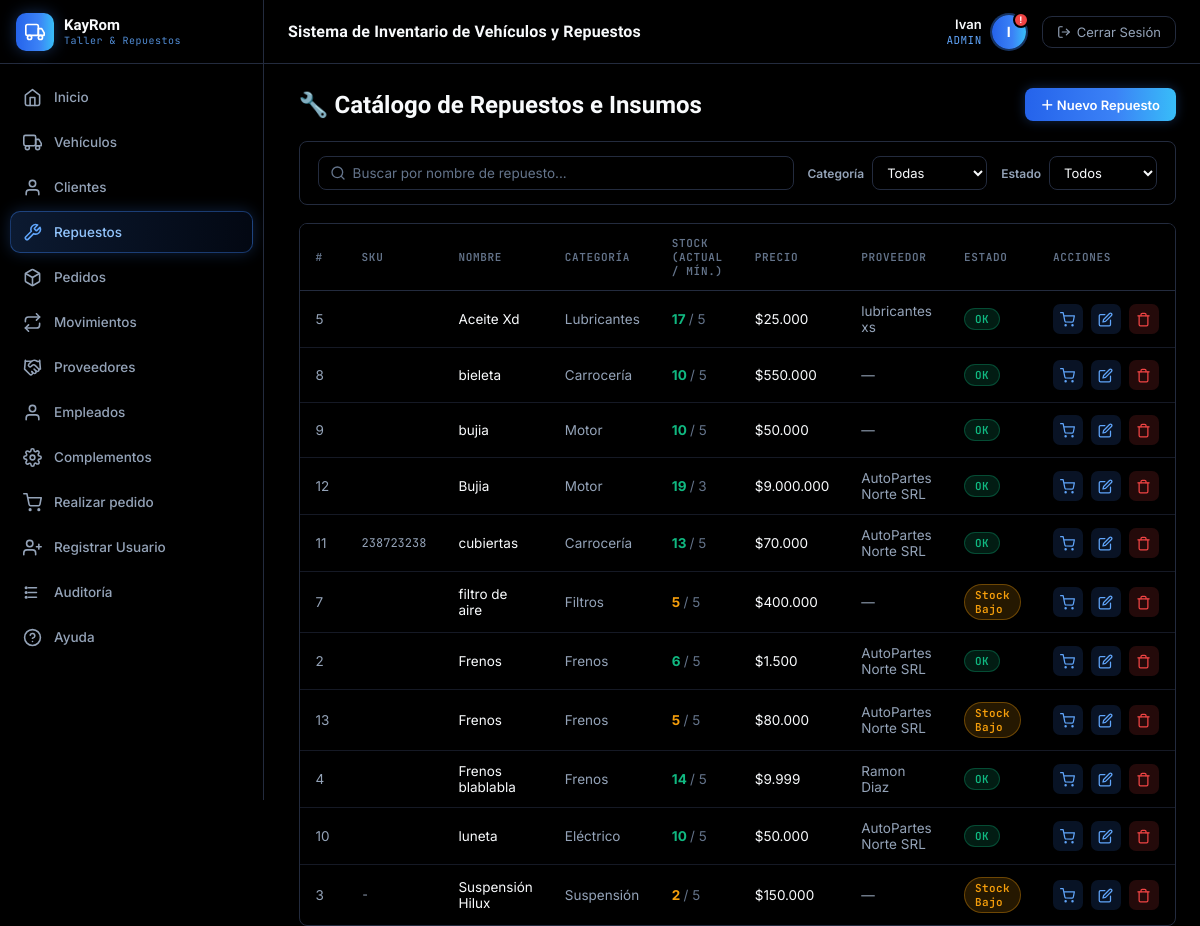
Before: /index.php?page=repuestos (signed in) with the older database file.
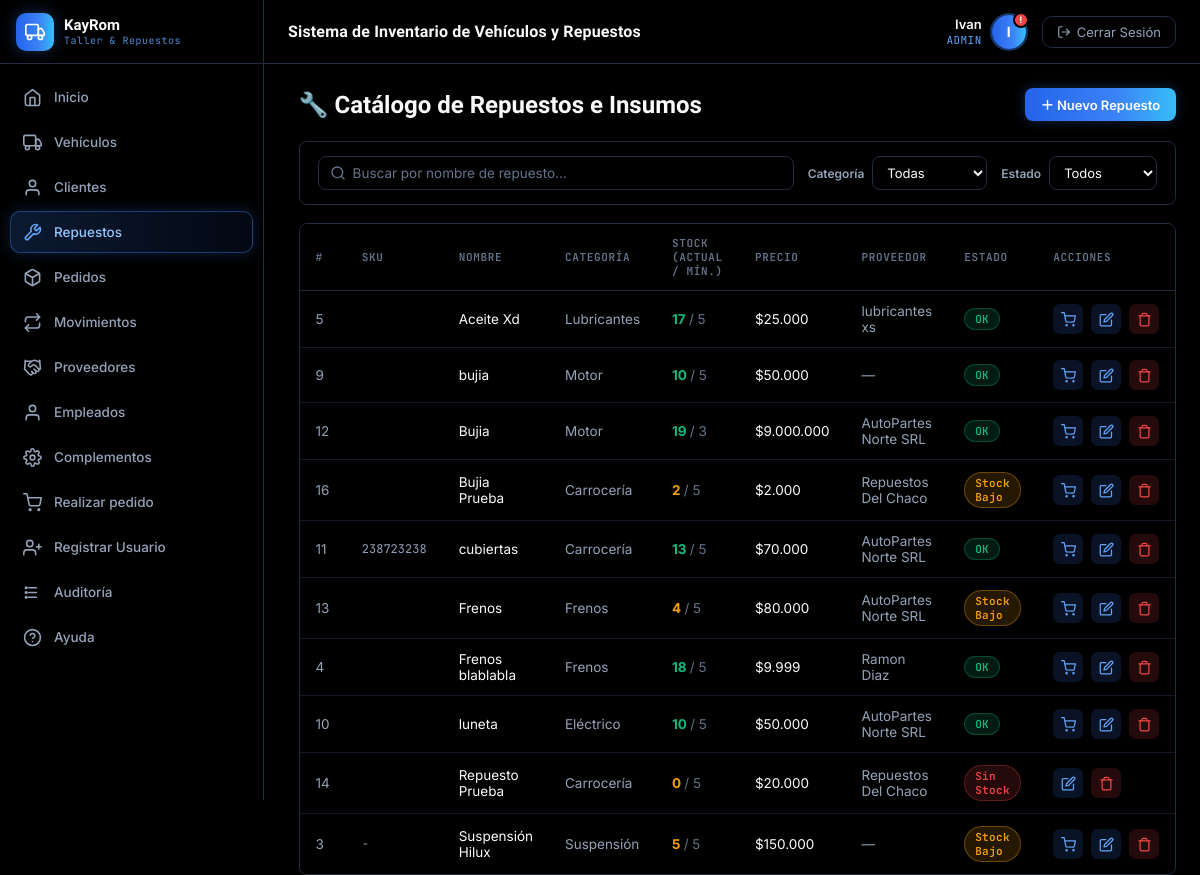
After: the same page with the newer database file.
### tables this page shows
CREATE TABLE `repuestos` (
  `id` int NOT NULL AUTO_INCREMENT,
  `nombre` varchar(100) NOT NULL,
  `categoria` varchar(45) DEFAULT NULL,
  `stock` int DEFAULT '0',
  `stock_minimo` int DEFAULT '5',
  `precio` decimal(10,2) DEFAULT '0.00',
  `sku` varchar(20) DEFAULT NULL,
  `proveedor_id` int DEFAULT NULL,
  PRIMARY KEY (`id`),
  KEY `fk_repuestos_proveedor` (`proveedor_id`),
  CONSTRAINT `fk_repuestos_proveedor` FOREIGN KEY (`proveedor_id`) REFERENCES `proveedor` (`id`) ON DELETE SET NULL
);

CREATE TABLE `proveedor` (
  `id` int NOT NULL AUTO_INCREMENT,
  `cuit` bigint DEFAULT NULL,
  `nombre_proveedor` varchar(150) NOT NULL,
  `telefono` bigint DEFAULT NULL,
  `email` varchar(50) DEFAULT NULL,
  `persona_id` int DEFAULT NULL,
  PRIMARY KEY (`id`),
  KEY `persona_id` (`persona_id`),
  CONSTRAINT `proveedor_ibfk_1` FOREIGN KEY (`persona_id`) REFERENCES `persona` (`id`)
);

### backend/repuestos/controller/RepuestoController.php (called while the page is built, shortened)
<<?php
class RepuestoController {
    private $model;
    public function __construct() {
        $this->model = new RepuestoModel();
    }
    public function index() {
        $proveedorModel = new ProveedorModel();
        $data = [
            'repuestos'  => $this->model->getAll(),
            'categorias' => $this->model->getCategorias(),
            'proveedores'=> $proveedorModel->getAll(),
            'activePage' => 'repuestos'
        ];
        require_once 'backend/repuestos/views/repuestos.php';
    }
}

### config/base_datos.php (called while the page is built, shortened)
<?php
class Database {
    private static $instance = null;
    public $conexion;
    private function __construct() {
        $this->conexion = new mysqli(DB_HOST, DB_USER, DB_PASS, DB_NAME);
        $this->conexion->set_charset(DB_CHARSET);
    }
    public static function getInstance() {
        if (self::$instance === null) {
            self::$instance = new Database();
        }
        return self::$instance;
    }
    public function getConexion() {
        return $this->conexion;
    }
}

### backend/repuestos/model/RepuestoModel.php (called while the page is built, shortened)
<?php
class RepuestoModel {
    private $db;
    public function __construct() {
        $this->db = Database::getInstance()->getConexion();
    }
    public function getAll() {
        $result = $this->db->query(
            "SELECT r.*, pr.nombre_proveedor
             FROM repuestos r
             LEFT JOIN proveedor pr ON pr.id = r.proveedor_id
             ORDER BY r.nombre ASC"
        );
        return $result ? $result->fetch_all(MYSQLI_ASSOC) : [];
    }
    public function getCategorias() {
        $result = $this->db->query("SELECT DISTINCT categoria FROM repuestos WHERE categoria IS NOT NULL AND categoria <> '' ORDER BY categoria ASC");
        return $result ? array_column($result->fetch_all(MYSQLI_ASSOC), 'categoria') : [];
    }
}

### backend/proveedor/models/ProveedorModel.php (called while the page is built, shortened)
<?php
class ProveedorModel {
    private $db;
    public function __construct() {
        $this->db = Database::getInstance()->getConexion();
    }
    public function getAll() {
        $sql = "SELECT pr.*, p.nombre, p.apellido
                FROM proveedor pr
                LEFT JOIN persona p ON p.id = pr.persona_id
                ORDER BY pr.nombre_proveedor ASC";
        $result = $this->db->query($sql);
        return $result ? $result->fetch_all(MYSQLI_ASSOC) : [];
    }
}

### backend/repuestos/views/repuestos.php (the view, shortened to what the changed rows need)
<?php require_once 'compartidoCREO/views/encabezado.php'; ?>
<div class="page-header">
    <h1>🔧 Catálogo de Repuestos e Insumos</h1>
</div>
<div class="panel">
    <div class="panel-body">
        <table id="tabla-repuestos">
            <thead>
                <tr>
                    <th>#</th><th>SKU</th><th>Nombre</th><th>Categoría</th><th>Stock (Actual / Mín.)</th><th>Precio</th><th>Proveedor</th><th>Estado</th><th>Acciones</th>
                </tr>
            </thead>
            <tbody>
                <?php if (empty($data['repuestos'])): ?>
                <tr><td colspan="9" style="text-align:center;color:var(--text-muted);padding:30px;">No hay repuestos cargados</td></tr>
                <?php else: foreach ($data['repuestos'] as $r): ?>
                <?php
                    $bajo = $r['stock'] <= $r['stock_minimo'];
                    $sinStock = $r['stock'] == 0;
                    $estadoFiltro = $sinStock ? 'sin' : ($bajo ? 'bajo' : 'ok');
                ?>
                <tr data-nombre="<?= htmlspecialchars(mb_strtolower($r['nombre'])) ?>"
                    data-categoria="<?= htmlspecialchars($r['categoria']) ?>"
                    data-estado="<?= $estadoFiltro ?>">
                    <td style="color:var(--text-muted);"><?= $r['id'] ?></td>
                    <td style="color:var(--text-muted);font-family:var(--font-mono);font-size:12px;"><?= htmlspecialchars($r['sku'] ?? '-') ?></td>
                    <td><?= htmlspecialchars($r['nombre']) ?></td>
                    <td style="color:var(--text-muted);"><?= htmlspecialchars($r['categoria']) ?></td>
                    <td>
                        <strong style="color:<?= $bajo ? 'var(--accent-orange)' : 'var(--accent-green)' ?>">
                            <?= $r['stock'] ?>
                        </strong>
                        <span style="color:var(--text-dim);"> / <?= $r['stock_minimo'] ?></span>
                    </td>
                    <td>$<?= number_format($r['precio'], 0, ',', '.') ?></td>
                    <td style="color:var(--text-muted);"><?= htmlspecialchars($r['nombre_proveedor'] ?? '—') ?></td>
                    <td>
                        <?php if ($sinStock): ?>
                            <span class="badge-status vendido">Sin Stock</span>
                        <?php elseif ($bajo): ?>
                            <span class="badge-status reparacion">Stock Bajo</span>
                        <?php else: ?>
                            <span class="badge-status disponible">OK</span>
                        <?php endif; ?>
                    </td>
                    <td>
                        <div class="action-icons">
                            <?php if ($r['stock'] > 0): ?>
                             <a href="index.php?page=carrito&action=agregar&id=<?= $r['id'] ?>" class="action-edit" title="Agregar al pedido a proveedores">
                                <svg width="15" height="15" viewBox="0 0 24 24" fill="none" stroke="currentColor" stroke-width="2" stroke-linecap="round" stroke-linejoin="round"><circle cx="9" cy="21" r="1"/><circle cx="20" cy="21" r="1"/><path d="M1 1h4l2.68 13.39a2 2 0 0 0 2 1.61h9.72a2 2 0 0 0 2-1.61L23 6H6"/></svg>
                            </a>
                            <?php endif; ?>
                            <a href="#" class="action-edit" title="Editar"
                               onclick="return abrirRepuesto({
                                    id: <?= $r['id'] ?>,
                                    nombre: <?= htmlspecialchars(json_encode($r['nombre']), ENT_QUOTES, 'UTF-8') ?>,
                                    sku: <?= htmlspecialchars(json_encode($r['sku']), ENT_QUOTES, 'UTF-8') ?>,
                                    proveedor_id: <?= (int)($r['proveedor_id'] ?? 0) ?>,
                                    categoria: <?= htmlspecialchars(json_encode($r['categoria']), ENT_QUOTES, 'UTF-8') ?>,
                                    precio: <?= (float)$r['precio'] ?>,
                                    stock: <?= (int)$r['stock'] ?>,
                                    stock_minimo: <?= (int)$r['stock_minimo'] ?>
                               })">
                                <svg width="15" height="15" viewBox="0 0 24 24" fill="none" stroke="currentColor" stroke-width="2" stroke-linecap="round" stroke-linejoin="round"><path d="M11 4H4a2 2 0 0 0-2 2v14a2 2 0 0 0 2 2h14a2 2 0 0 0 2-2v-7"/><path d="M18.5 2.5a2.121 2.121 0 0 1 3 3L12 15l-4 1 1-4 9.5-9.5z"/></svg>
                            </a>
                            <a href="index.php?page=repuestos&action=delete&id=<?= $r['id'] ?>" class="action-delete" title="Eliminar"
                               onclick="return confirmarAccion(this.href, '¿Eliminar este repuesto?')">
                                <svg width="15" height="15" viewBox="0 0 24 24" fill="none" stroke="currentColor" stroke-width="2" stroke-linecap="round" stroke-linejoin="round"><polyline points="3 6 5 6 21 6"/><path d="M19 6v14a2 2 0 0 1-2 2H7a2 2 0 0 1-2-2V6m3 0V4a2 2 0 0 1 2-2h4a2 2 0 0 1 2 2v2"/></svg>
                            </a>
                        </div>
                    </td>
                </tr>
                <?php endforeach; endif; ?>
            </tbody>
        </table>
    </div>
</div>
<?php require_once 'compartidoCREO/views/pie_pagina.php'; ?>

Changed rows visible on the page:
removed repuestos: id "8", nombre "bieleta", categoria "Carrocería", stock "10", stock_minimo "5", precio "550.000", nombre_proveedor "—", shows "OK"
removed repuestos: id "7", nombre "filtro de aire", categoria "Filtros", stock "5", stock_minimo "5", precio "400.000", nombre_proveedor "—", shows "Stock Bajo"
removed repuestos: id "2", nombre "Frenos", categoria "Frenos", stock "6", stock_minimo "5", precio "1.500", proveedor.nombre_proveedor "AutoPartes Norte SRL", shows "OK"
added repuestos: id "16", nombre "Bujia Prueba", categoria "Carrocería", stock "2", stock_minimo "5", precio "2.000", proveedor.nombre_proveedor "Repuestos Del Chaco", shows "Stock Bajo"
changed repuestos id 13: stock "5" → "4"
changed repuestos "Frenos blablabla": stock "14" → "18"
added repuestos: id "14", nombre "Repuesto Prueba", categoria "Carrocería", stock "0", stock_minimo "5", precio "20.000", proveedor.nombre_proveedor "Repuestos Del Chaco", shows "Sin Stock"
changed repuestos "Suspensión Hilux": stock "2" → "5"
